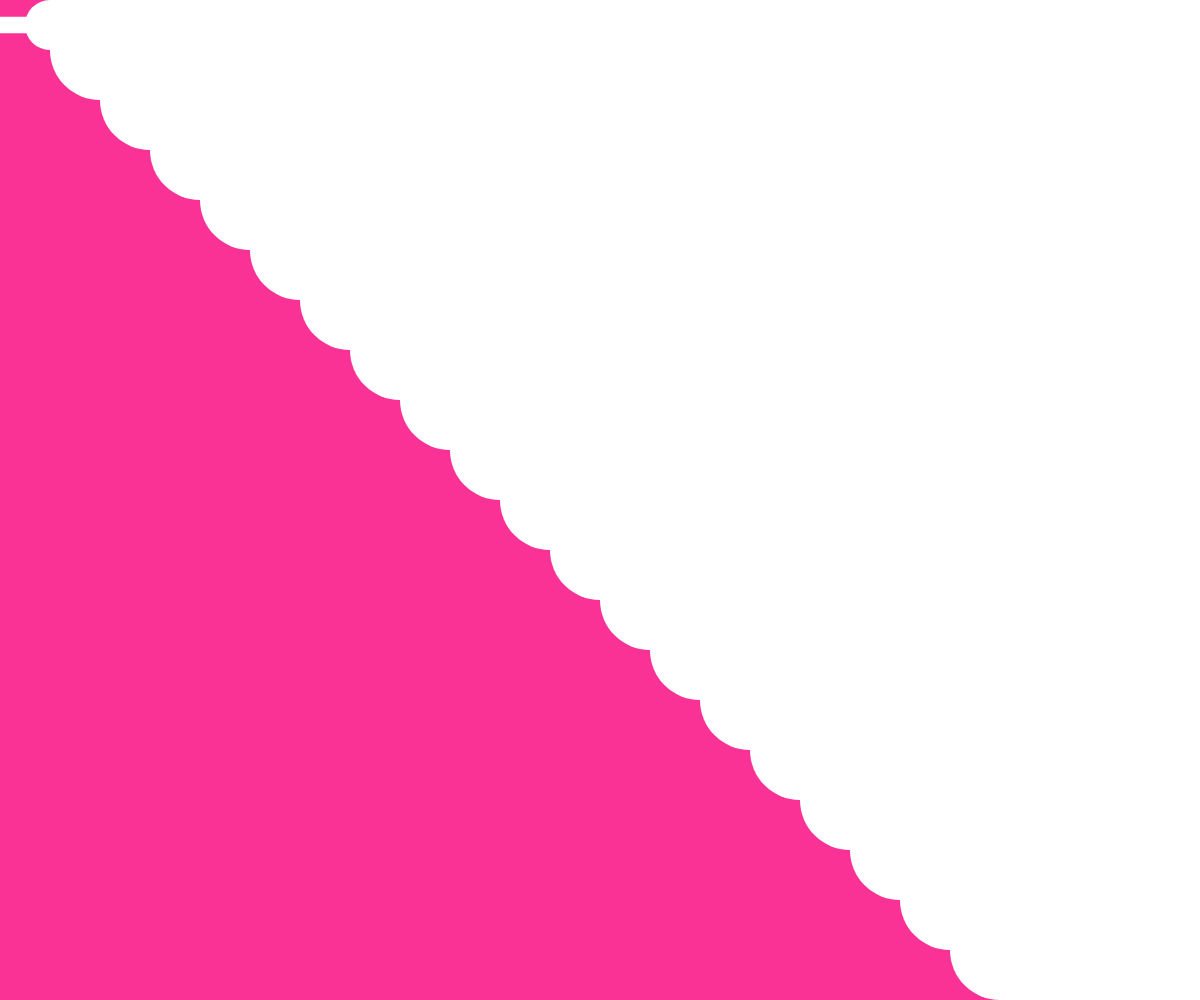
Frame 1 (no input)
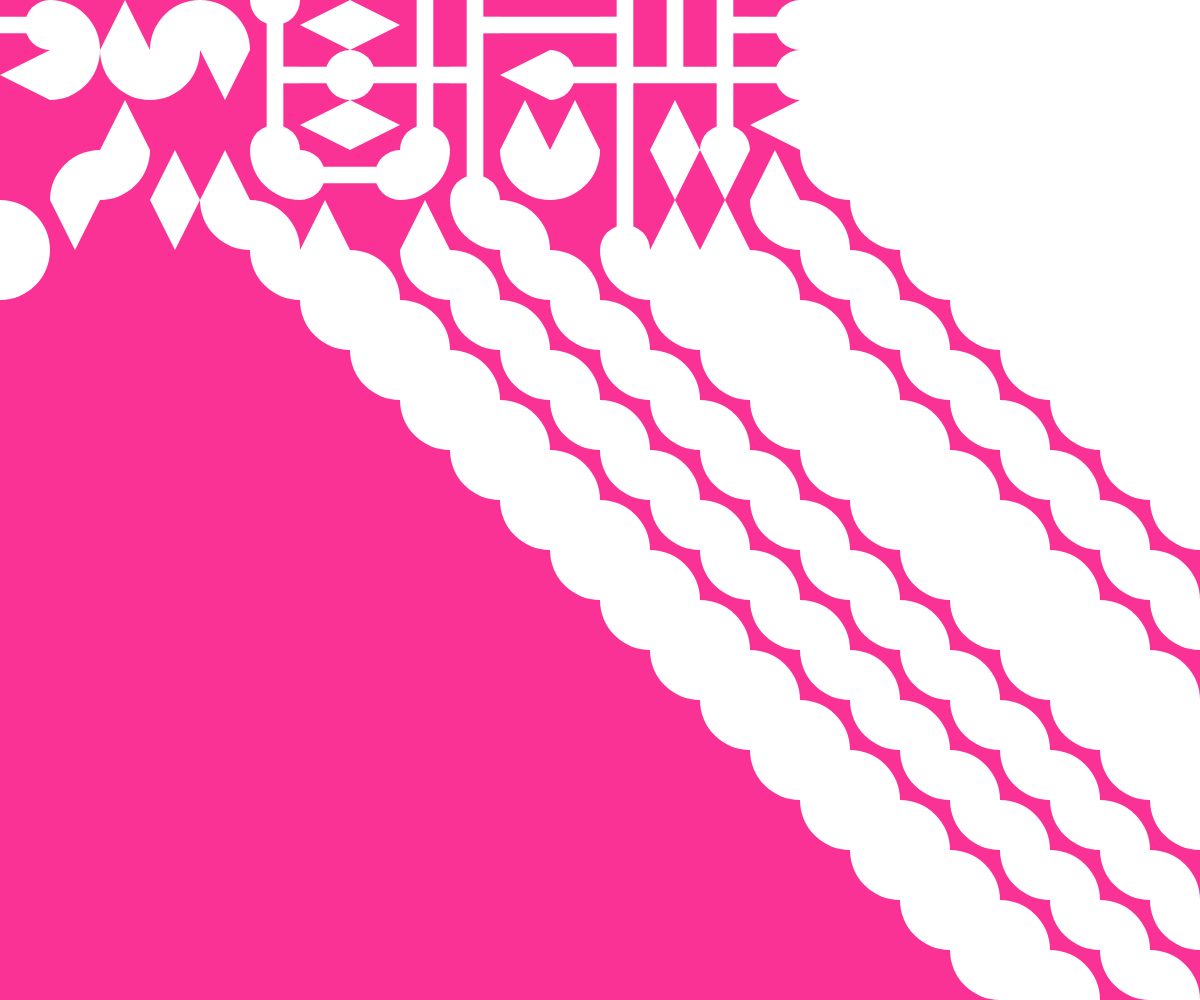
Frame 60 (no input)
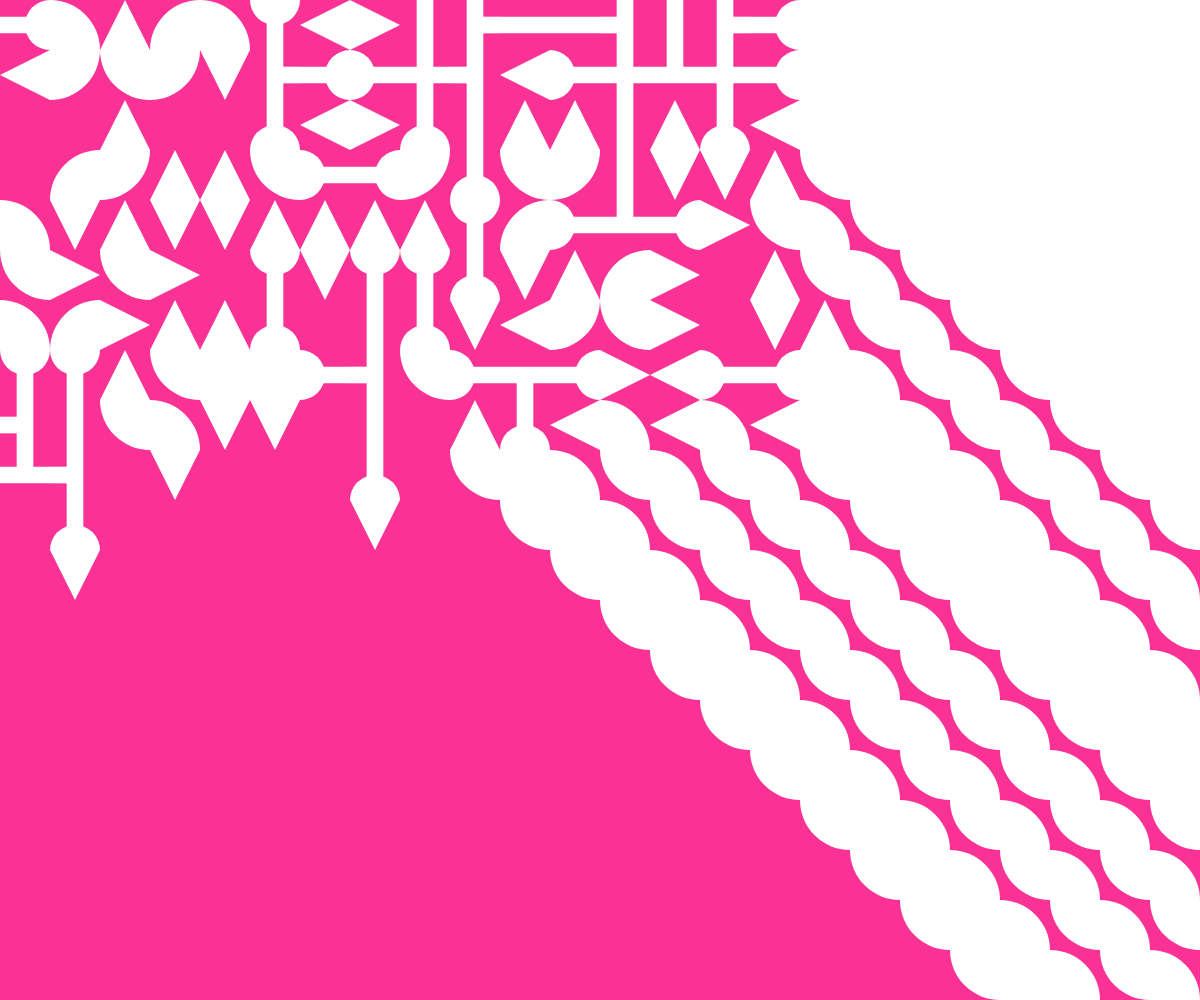
Frame 120 (the mouse pressed at the canvas centre since frame 60)

The p5.js sketch that drew these frames (run headless with seeded random() and noise() and a simulated clock; from frame 60 on, the mouse is pressed at the canvas centre):

// p5.js sketch
// ── sketch.js
const GRID_SIZE = 50;
let NUM_COLS;
let NUM_ROWS;

const grid = [];
const updateQueue = [];
let hasUpdated = {};

function toI(xi, yi) {
  return yi * NUM_COLS + xi;
}

function addToQueue(idx) {
  if (!(idx in hasUpdated)) {
    updateQueue.push(idx);
    hasUpdated[idx] = idx;
  }
}

function updateGridElement(aGridy) {
  const mX = aGridy.xi;
  const mY = aGridy.yi;

  // update RIGHT
  if (mX + 1 < NUM_COLS) {
    const rIdx = toI(mX + 1, mY);
    grid[rIdx].updateFromLeft(aGridy.possibilities);
    addToQueue(rIdx);
  }

  // update BOTTOM
  if (mY + 1 < NUM_ROWS) {
    const bIdx = toI(mX, mY + 1);
    grid[bIdx].updateFromTop(aGridy.possibilities);
    addToQueue(bIdx);
  }

  // update LEFT
  if (mX > 0) {
    const lIdx = toI(mX - 1, mY);
    grid[lIdx].updateFromRight(aGridy.possibilities);
    addToQueue(lIdx);
  }

  // update TOP
  if (mY > 0) {
    const tIdx = toI(mX, mY - 1);
    grid[tIdx].updateFromBottom(aGridy.possibilities);
    addToQueue(tIdx);
  }
}

function collapse(aGridy) {
  aGridy.possibilities = [random(aGridy.possibilities)];
}

function setup() {
  createCanvas(windowWidth, windowHeight);
  NUM_COLS = ceil(width / GRID_SIZE);
  NUM_ROWS = ceil(height / GRID_SIZE);

  // noLoop();
  noStroke();

  for (let yi = 0; yi < NUM_ROWS; yi++) {
    for (let xi = 0; xi < NUM_COLS; xi++) {
      grid.push(new Gridy(xi, yi, grid.length));
    }
  }
}

function draw() {
  background(250, 50, 150);

  const byPossibilities = grid.toSorted((a, b) => a.possibilities.length - b.possibilities.length);
  const candidates = byPossibilities.filter((p) => p.possibilities.length > 1);

  if (candidates.length > 0) {
    const candidate = candidates[0];
    print("collapsing", candidate.i);
    collapse(grid[candidate.i]);

    updateQueue.push(candidate.i);
    hasUpdated[candidate.i] = candidate.i;
  } else {
    noLoop();
  }

  while (updateQueue.length > 0) {
    const updateIdx = updateQueue.shift();
    updateGridElement(grid[updateIdx]);
  }
  hasUpdated = {};

  for (let i = 0; i < grid.length; i++) {
    const mGridy = grid[i];
    let mTile = TILES[mGridy.possibilities[0]];
    mTile.draw(mGridy.xi, mGridy.yi, GRID_SIZE);
  }
}

function mouseClicked() {
  redraw();
}

// ── Gridy.js
class Gridy {
  constructor(xi, yi, i) {
    this.xi = xi;
    this.yi = yi;
    this.i = i;
    this.possibilities = ALL_TILE_IDXS.slice();
  }

  debug(w, h = 0) {
    h = h || w;
    const t = `${this.xi}x${this.yi} (${this.i}): ${this.possibilities}`;
    text(t, this.xi * w, this.yi * h, w, h);
  }

  updateFromRight(tileIdxs) {
    let newPossibilities = new Set([]);
    for (let ti = 0; ti < tileIdxs.length; ti++) {
      const allowed = this.possibilities.filter((p) => TILES[p].allowRight(tileIdxs[ti]));
      newPossibilities = newPossibilities.union(new Set(allowed));
    }
    this.possibilities = Array.from(newPossibilities);
  }

  updateFromBottom(tileIdxs) {
    let newPossibilities = new Set([]);
    for (let ti = 0; ti < tileIdxs.length; ti++) {
      const allowed = this.possibilities.filter((p) => TILES[p].allowBottom(tileIdxs[ti]));
      newPossibilities = newPossibilities.union(new Set(allowed));
    }
    this.possibilities = Array.from(newPossibilities);
  }

  updateFromLeft(tileIdxs) {
    let newPossibilities = new Set([]);
    for (let ti = 0; ti < tileIdxs.length; ti++) {
      const allowed = this.possibilities.filter((p) => TILES[p].allowLeft(tileIdxs[ti]));
      newPossibilities = newPossibilities.union(new Set(allowed));
    }
    this.possibilities = Array.from(newPossibilities);
  }

  updateFromTop(tileIdxs) {
    let newPossibilities = new Set([]);
    for (let ti = 0; ti < tileIdxs.length; ti++) {
      const allowed = this.possibilities.filter((p) => TILES[p].allowTop(tileIdxs[ti]));
      newPossibilities = newPossibilities.union(new Set(allowed));
    }
    this.possibilities = Array.from(newPossibilities);
  }
}

// ── Tile.js
class Tile {
  constructor(draw, edges) {
    this.draw = draw;
    this.edges = edges;
  }

  allowRight(i) {
    return this.edges[0] == TILES[i].edges[2];
  }
  allowBottom(i) {
    return this.edges[1] == TILES[i].edges[3];
  }
  allowLeft(i) {
    return this.edges[2] == TILES[i].edges[0];
  }
  allowTop(i) {
    return this.edges[3] == TILES[i].edges[1];
  }
}

function empty(xi, yi, w, h = 0) {}

function full(xi, yi, w, h = 0) {
  h = h || w;
  const x = xi * w;
  const y = yi * h;
  rect(x, y, w, h);
}

function quarter(a) {
  return function (xi, yi, w, h = 0) {
    h = h || w;
    const x = xi * w;
    const y = yi * h;

    push();
    translate(x + w / 2, y + h / 2);
    rotate(radians(a));
    arc(-w / 2, -h / 2, 2 * w, 2 * h, 0, PI / 2);
    pop();
  };
}

function stripe(a) {
  return function (xi, yi, w, h = 0) {
    h = h || w;
    const x = xi * w;
    const y = yi * h;

    push();
    translate(x + w / 2, y + h / 2);
    rotate(radians(a));
    rect(-w / 2, -h / 6, w, h / 3);
    pop();
  }
}

function cross(xi, yi, w, h = 0) {
  h = h || w;
  const x = xi * w;
  const y = yi * h;

  rect(x, y + h / 3, w, h / 3);
  rect(x + w / 3, y, w / 3, h);
}

function tee(a) {
  return function (xi, yi, w, h = 0) {
    h = h || w;
    const x = xi * w;
    const y = yi * h;

    push();
    translate(x + w / 2, y + h / 2);
    rotate(radians(a));
    rect(-w / 2, -h / 6, w, h / 3);
    rect(-w / 6, 0, w/3, h / 2);
    pop();
  }
}

function connector(a) {
  return function (xi, yi, w, h = 0) {
    h = h || w;
    const x = xi * w;
    const y = yi * h;

    push();
    translate(x + w / 2, y + h / 2);
    rotate(radians(a));
    rect(-w / 2, -h / 6, w, h / 3);
    arc(-w / 2, 0, w, h, -PI / 2, PI / 2);
    pop();
  }
}

function tri(a) {
  return function (xi, yi, w, h = 0) {
    h = h || w;
    const x = xi * w;
    const y = yi * h;

    push();
    translate(x + w / 2, y + h / 2);
    rotate(radians(a));
    triangle(-w / 2, -h / 2, -w / 2, h / 2, w / 2, 0);
    pop();
  }
}

const TILES = [
  new Tile(empty, [0, 0, 0, 0]),
  new Tile(full, [1, 1, 1, 1]),
  new Tile(quarter(0), [0, 0, 1, 1]),
  new Tile(quarter(90), [1, 0, 0, 1]),
  new Tile(quarter(180), [1, 1, 0, 0]),
  new Tile(quarter(270), [0, 1, 1, 0]),
  new Tile(stripe(0), [2, 0, 2, 0]),
  new Tile(stripe(90), [0, 2, 0, 2]),
  new Tile(cross, [2, 2, 2, 2]),
  new Tile(tee(0), [2, 2, 2, 0]),
  new Tile(tee(90), [0, 2, 2, 2]),
  new Tile(tee(180), [2, 0, 2, 2]),
  new Tile(tee(270), [2, 2, 0, 2]),
  new Tile(connector(0), [2, 0, 1, 0]),
  new Tile(connector(90), [0, 2, 0, 1]),
  new Tile(connector(180), [1, 0, 2, 0]),
  new Tile(connector(270), [0, 1, 0, 2]),
  new Tile(tri(0), [0, 0, 1, 0]),
  new Tile(tri(90), [0, 0, 0, 1]),
  new Tile(tri(180), [1, 0, 0, 0]),
  new Tile(tri(270), [0, 1, 0, 0]),
];

const ALL_TILE_IDXS = TILES.map((_, i) => i);
